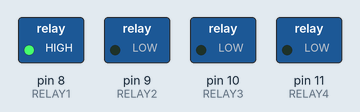
A sketch run on a simulated Arduino Uno, built with avr-gcc and run on an emulated ATmega328P. On the bench: switched loads named in the sketch (green lamp = pin HIGH).

Above: at 0.15 s.
At 0.75 s:
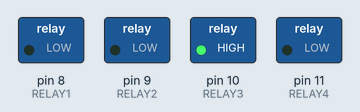
At 1.65 s:
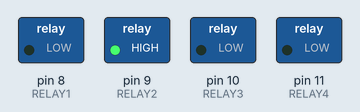
At 2.25 s:
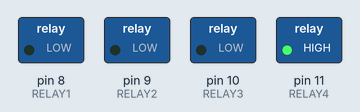
Timing chart, 0 to 3.0 s (numbered marks = the images above):
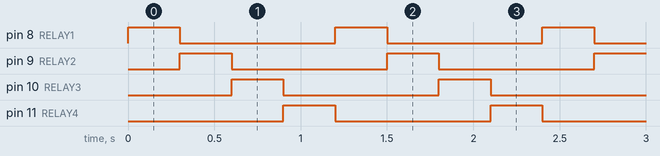

Measured:
- by itself, pin 8 (RELAY1), pin 9 (RELAY2), pin 10 (RELAY3), pin 11 (RELAY4): alternates HIGH for 0.30 s and LOW for 0.90 s
- by itself, everything shown: repeats every 1.2 s, in 5 steps

The sketch:

tmp.ino
```cpp
#define RELAY1  8      // Relay to start the first heater
#define RELAY2  9      // Relay to start the second heater
#define RELAY3  10     //Relay to start the humidifier
#define RELAY4  11     //Relay to start air pump

void setup() {
  // put your setup code here, to run once:
  pinMode(RELAY1, OUTPUT);
  pinMode(RELAY2, OUTPUT);
  pinMode(RELAY3, OUTPUT);
  pinMode(RELAY4, OUTPUT);
}

void loop() {
  // put your main code here, to run repeatedly:
digitalWrite(RELAY1, HIGH);
delay(300); //Pause between readings.
digitalWrite(RELAY1, LOW);

digitalWrite(RELAY2, HIGH);
delay(300); //Pause between readings.
digitalWrite(RELAY2, LOW);

digitalWrite(RELAY3, HIGH);
delay(300); //Pause between readings.
digitalWrite(RELAY3, LOW);

digitalWrite(RELAY4, HIGH);
delay(300); //Pause between readings.
digitalWrite(RELAY4, LOW);
}
```
